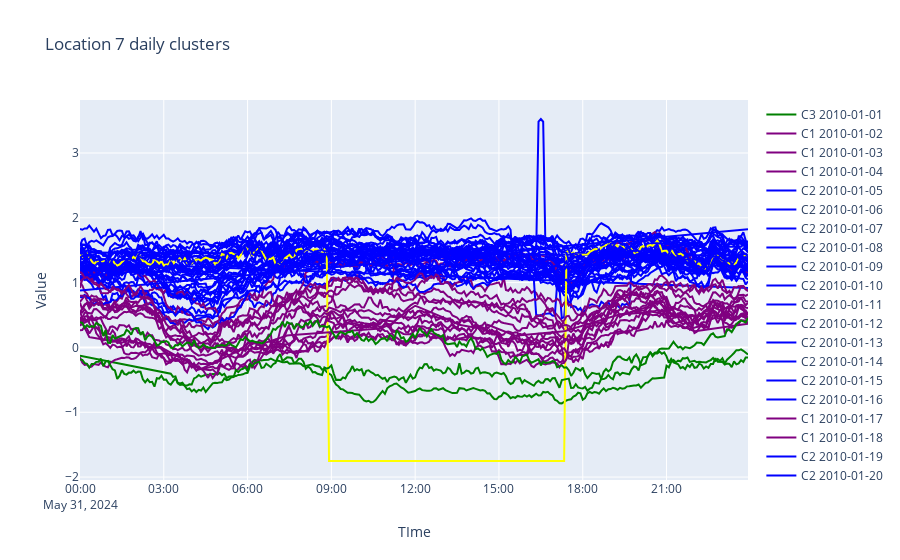

This figure's notebook cell:
### Code cell
time_range = pd.date_range(start="00:00", end="23:55", freq="5T")
color_palette = ['black', "purple", "blue", "green", "yellow"]

plot_result(clustered_daily_fact_df, 7, time_range, color_palette)

### Figure 1 — Plotly figure (JSON) as saved in the notebook; plotly's stock layout.template omitted (floating-point values rounded to 4 significant figures; data arrays with more than 128 entries replaced by an {"elided": "..."} marker saying what was removed)
{"data": [{"line": {"color": "green", "width": 2}, "mode": "lines", "name": "C3 2010-01-01", "type": "scatter", "x": {"elided": "288 str values"}, "y": {"elided": "288 float values"}}, {"line": {"color": "purple", "width": 2}, "mode": "lines", "name": "C1 2010-01-02", "type": "scatter", "x": {"elided": "288 str values"}, "y": {"elided": "288 float values"}}, {"line": {"color": "purple", "width": 2}, "mode": "lines", "name": "C1 2010-01-03", "type": "scatter", "x": {"elided": "288 str values"}, "y": {"elided": "288 float values"}}, {"line": {"color": "purple", "width": 2}, "mode": "lines", "name": "C1 2010-01-04", "type": "scatter", "x": {"elided": "288 str values"}, "y": {"elided": "288 float values"}}, {"line": {"color": "blue", "width": 2}, "mode": "lines", "name": "C2 2010-01-05", "type": "scatter", "x": {"elided": "288 str values"}, "y": {"elided": "288 float values"}}, {"line": {"color": "blue", "width": 2}, "mode": "lines", "name": "C2 2010-01-06", "type": "scatter", "x": {"elided": "288 str values"}, "y": {"elided": "288 float values"}}, {"line": {"color": "blue", "width": 2}, "mode": "lines", "name": "C2 2010-01-07", "type": "scatter", "x": {"elided": "288 str values"}, "y": {"elided": "288 float values"}}, {"line": {"color": "blue", "width": 2}, "mode": "lines", "name": "C2 2010-01-08", "type": "scatter", "x": {"elided": "288 str values"}, "y": {"elided": "288 float values"}}, {"line": {"color": "blue", "width": 2}, "mode": "lines", "name": "C2 2010-01-09", "type": "scatter", "x": {"elided": "288 str values"}, "y": {"elided": "288 float values"}}, {"line": {"color": "blue", "width": 2}, "mode": "lines", "name": "C2 2010-01-10", "type": "scatter", "x": {"elided": "288 str values"}, "y": {"elided": "288 float values"}}, {"line": {"color": "blue", "width": 2}, "mode": "lines", "name": "C2 2010-01-11", "type": "scatter", "x": {"elided": "288 str values"}, "y": {"elided": "288 float values"}}, {"line": {"color": "blue", "width": 2}, "mode": "lines", "name": "C2 2010-01-12", "type": "scatter", "x": {"elided": "288 str values"}, "y": {"elided": "288 float values"}}, {"line": {"color": "blue", "width": 2}, "mode": "lines", "name": "C2 2010-01-13", "type": "scatter", "x": {"elided": "288 str values"}, "y": {"elided": "288 float values"}}, {"line": {"color": "blue", "width": 2}, "mode": "lines", "name": "C2 2010-01-14", "type": "scatter", "x": {"elided": "288 str values"}, "y": {"elided": "288 float values"}}, {"line": {"color": "blue", "width": 2}, "mode": "lines", "name": "C2 2010-01-15", "type": "scatter", "x": {"elided": "288 str values"}, "y": {"elided": "288 float values"}}, {"line": {"color": "blue", "width": 2}, "mode": "lines", "name": "C2 2010-01-16", "type": "scatter", "x": {"elided": "288 str values"}, "y": {"elided": "288 float values"}}, {"line": {"color": "purple", "width": 2}, "mode": "lines", "name": "C1 2010-01-17", "type": "scatter", "x": {"elided": "288 str values"}, "y": {"elided": "288 float values"}}, {"line": {"color": "purple", "width": 2}, "mode": "lines", "name": "C1 2010-01-18", "type": "scatter", "x": {"elided": "288 str values"}, "y": {"elided": "288 float values"}}, {"line": {"color": "blue", "width": 2}, "mode": "lines", "name": "C2 2010-01-19", "type": "scatter", "x": {"elided": "288 str values"}, "y": {"elided": "288 float values"}}, {"line": {"color": "blue", "width": 2}, "mode": "lines", "name": "C2 2010-01-20", "type": "scatter", "x": {"elided": "288 str values"}, "y": {"elided": "288 float values"}}, {"line": {"color": "blue", "width": 2}, "mode": "lines", "name": "C2 2010-01-21", "type": "scatter", "x": {"elided": "288 str values"}, "y": {"elided": "288 float values"}}, {"line": {"color": "blue", "width": 2}, "mode": "lines", "name": "C2 2010-01-22", "type": "scatter", "x": {"elided": "288 str values"}, "y": {"elided": "288 float values"}}, {"line": {"color": "purple", "width": 2}, "mode": "lines", "name": "C1 2010-01-23", "type": "scatter", "x": {"elided": "288 str values"}, "y": {"elided": "288 float values"}}, {"line": {"color": "purple", "width": 2}, "mode": "lines", "name": "C1 2010-01-24", "type": "scatter", "x": {"elided": "288 str values"}, "y": {"elided": "288 float values"}}, {"line": {"color": "blue", "width": 2}, "mode": "lines", "name": "C2 2010-01-25", "type": "scatter", "x": {"elided": "288 str values"}, "y": {"elided": "288 float values"}}, {"line": {"color": "blue", "width": 2}, "mode": "lines", "name": "C2 2010-01-26", "type": "scatter", "x": {"elided": "288 str values"}, "y": {"elided": "288 float values"}}, {"line": {"color": "blue", "width": 2}, "mode": "lines", "name": "C2 2010-01-27", "type": "scatter", "x": {"elided": "288 str values"}, "y": {"elided": "288 float values"}}, {"line": {"color": "blue", "width": 2}, "mode": "lines", "name": "C2 2010-01-28", "type": "scatter", "x": {"elided": "288 str values"}, "y": {"elided": "288 float values"}}, {"line": {"color": "blue", "width": 2}, "mode": "lines", "name": "C2 2010-01-29", "type": "scatter", "x": {"elided": "288 str values"}, "y": {"elided": "288 float values"}}, {"line": {"color": "blue", "width": 2}, "mode": "lines", "name": "C2 2010-01-30", "type": "scatter", "x": {"elided": "288 str values"}, "y": {"elided": "288 float values"}}, {"line": {"color": "blue", "width": 2}, "mode": "lines", "name": "C2 2010-01-31", "type": "scatter", "x": {"elided": "288 str values"}, "y": {"elided": "288 float values"}}, {"line": {"color": "blue", "width": 2}, "mode": "lines", "name": "C2 2010-02-01", "type": "scatter", "x": {"elided": "288 str values"}, "y": {"elided": "288 float values"}}, {"line": {"color": "blue", "width": 2}, "mode": "lines", "name": "C2 2010-02-02", "type": "scatter", "x": {"elided": "288 str values"}, "y": {"elided": "288 float values"}}, {"line": {"color": "blue", "width": 2}, "mode": "lines", "name": "C2 2010-02-03", "type": "scatter", "x": {"elided": "288 str values"}, "y": {"elided": "288 float values"}}, {"line": {"color": "blue", "width": 2}, "mode": "lines", "name": "C2 2010-02-04", "type": "scatter", "x": {"elided": "288 str values"}, "y": {"elided": "288 float values"}}, {"line": {"color": "blue", "width": 2}, "mode": "lines", "name": "C2 2010-02-05", "type": "scatter", "x": {"elided": "288 str values"}, "y": {"elided": "288 float values"}}, {"line": {"color": "purple", "width": 2}, "mode": "lines", "name": "C1 2010-02-06", "type": "scatter", "x": {"elided": "288 str values"}, "y": {"elided": "288 float values"}}, {"line": {"color": "purple", "width": 2}, "mode": "lines", "name": "C1 2010-02-07", "type": "scatter", "x": {"elided": "288 str values"}, "y": {"elided": "288 float values"}}, {"line": {"color": "purple", "width": 2}, "mode": "lines", "name": "C1 2010-02-08", "type": "scatter", "x": {"elided": "288 str values"}, "y": {"elided": "288 float values"}}, {"line": {"color": "blue", "width": 2}, "mode": "lines", "name": "C2 2010-02-09", "type": "scatter", "x": {"elided": "288 str values"}, "y": {"elided": "288 float values"}}, {"line": {"color": "blue", "width": 2}, "mode": "lines", "name": "C2 2010-02-10", "type": "scatter", "x": {"elided": "288 str values"}, "y": {"elided": "288 float values"}}, {"line": {"color": "yellow", "width": 2}, "mode": "lines", "name": "C4 2010-02-11", "type": "scatter", "x": {"elided": "288 str values"}, "y": {"elided": "288 float values"}}, {"line": {"color": "blue", "width": 2}, "mode": "lines", "name": "C2 2010-02-12", "type": "scatter", "x": {"elided": "288 str values"}, "y": {"elided": "288 float values"}}, {"line": {"color": "blue", "width": 2}, "mode": "lines", "name": "C2 2010-02-13", "type": "scatter", "x": {"elided": "288 str values"}, "y": {"elided": "288 float values"}}, {"line": {"color": "blue", "width": 2}, "mode": "lines", "name": "C2 2010-02-14", "type": "scatter", "x": {"elided": "288 str values"}, "y": {"elided": "288 float values"}}, {"line": {"color": "blue", "width": 2}, "mode": "lines", "name": "C2 2010-02-15", "type": "scatter", "x": {"elided": "288 str values"}, "y": {"elided": "288 float values"}}, {"line": {"color": "blue", "width": 2}, "mode": "lines", "name": "C2 2010-02-16", "type": "scatter", "x": {"elided": "288 str values"}, "y": {"elided": "288 float values"}}, {"line": {"color": "blue", "width": 2}, "mode": "lines", "name": "C2 2010-02-17", "type": "scatter", "x": {"elided": "288 str values"}, "y": {"elided": "288 float values"}}, {"line": {"color": "blue", "width": 2}, "mode": "lines", "name": "C2 2010-02-18", "type": "scatter", "x": {"elided": "288 str values"}, "y": {"elided": "288 float values"}}, {"line": {"color": "blue", "width": 2}, "mode": "lines", "name": "C2 2010-02-19", "type": "scatter", "x": {"elided": "288 str values"}, "y": {"elided": "288 float values"}}, {"line": {"color": "purple", "width": 2}, "mode": "lines", "name": "C1 2010-02-20", "type": "scatter", "x": {"elided": "288 str values"}, "y": {"elided": "288 float values"}}, {"line": {"color": "purple", "width": 2}, "mode": "lines", "name": "C1 2010-02-21", "type": "scatter", "x": {"elided": "288 str values"}, "y": {"elided": "288 float values"}}, {"line": {"color": "purple", "width": 2}, "mode": "lines", "name": "C1 2010-02-22", "type": "scatter", "x": {"elided": "288 str values"}, "y": {"elided": "288 float values"}}, {"line": {"color": "purple", "width": 2}, "mode": "lines", "name": "C1 2010-02-23", "type": "scatter", "x": {"elided": "288 str values"}, "y": {"elided": "288 float values"}}, {"line": {"color": "purple", "width": 2}, "mode": "lines", "name": "C1 2010-02-24", "type": "scatter", "x": {"elided": "288 str values"}, "y": {"elided": "288 float values"}}, {"line": {"color": "purple", "width": 2}, "mode": "lines", "name": "C1 2010-02-25", "type": "scatter", "x": {"elided": "288 str values"}, "y": {"elided": "288 float values"}}, {"line": {"color": "purple", "width": 2}, "mode": "lines", "name": "C1 2010-02-26", "type": "scatter", "x": {"elided": "288 str values"}, "y": {"elided": "288 float values"}}, {"line": {"color": "green", "width": 2}, "mode": "lines", "name": "C3 2010-02-27", "type": "scatter", "x": {"elided": "288 str values"}, "y": {"elided": "288 float values"}}, {"line": {"color": "green", "width": 2}, "mode": "lines", "name": "C3 2010-02-28", "type": "scatter", "x": {"elided": "288 str values"}, "y": {"elided": "288 float values"}}], "layout": {"title": {"text": "Location 7 daily clusters"}, "xaxis": {"title": {"text": "TIme"}}, "yaxis": {"title": {"text": "Value"}}}}
